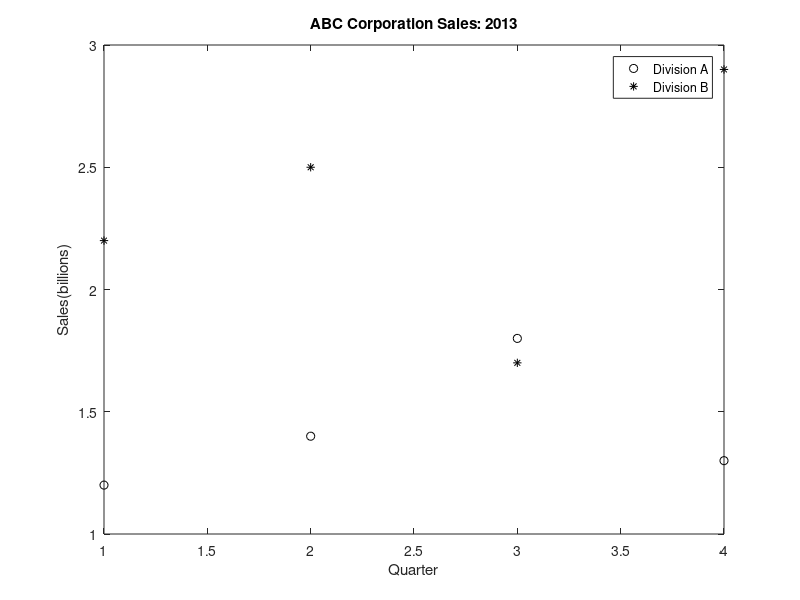

Here is the MATLAB script that generated this plot:
% Prompt the ABC Corporation sales figures 
% Read sales figures from a file and plot it
load salesfigs.dat;
asales = salesfigs(1,:); 
bsales = salesfigs(2,:); plot(asales,'ko'); 
hold on;
plot(bsales,'k*');
xlabel('Quarter');
ylabel('Sales(billions)');
title('ABC Corporation Sales: 2013');
legend('Division A', 'Division B');